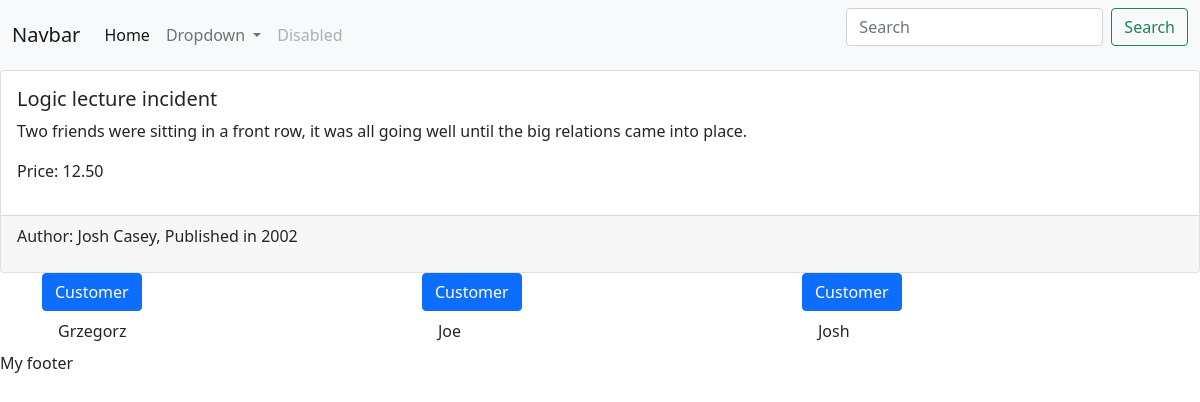
Screenshot of /books/1 with the database file from the repository.
### library/models.py (models this page shows)
class Book(models.Model):
    id = models.AutoField(primary_key=True)
    year = models.IntegerField()
    author = models.TextField()
    price = models.DecimalField(max_digits=5, decimal_places=2)
    title = models.TextField()
    synopsis = models.TextField()
    genre = models.CharField(default = "Comedy", max_length= 15)

class Borrow(models.Model):
    id = models.AutoField(primary_key=True)
    cust = models.ForeignKey(Customer, on_delete=models.CASCADE)
    books = models.ForeignKey(Book, on_delete=models.CASCADE)
    due_date = models.DateField()
    is_returned = models.BooleanField(default=False)

class Customer(models.Model):
    id = models.AutoField(primary_key=True)
    name = models.CharField(max_length=20, default="dn")

### library/views.py (the view)
# urls.py: path('books/<int:bookid>', view_single_book, name="single_book"),
def view_single_book(request, bookid):
    single_book = get_object_or_404(Book, id=bookid)
    customers = Borrow.objects.filter(books=single_book)
    return render(request, 'single_book.html', {'customers':customers, 'book':single_book})

### library/templates/single_book.html (shortened to what this page needs)
{% extends 'base.html' %}
{% block content %}
    <div class="card-group">
            <div class="card" style="width: 18rem;">
                <div class="card-body">
                  <h5 class="card-title">{{book.title}}</h5>
                  <p>{{book.synopsis}}</p>
                  <p>Price: {{book.price}}</p>
                </div>
                <div class="card-footer">
                    <p>Author: {{book.author}}, Published in {{book.year}}</p>
                </div>
            </div>
      </div>
      <div class="container">
        <div class="row justify-content-start">
        {% for customer in customers %}
          <div class="col-4">
            <a class="btn btn-primary" href="{% url 'single_customer' customer.cust.id %}" role="button">Customer</a>
            <ul class="list-group list-group-flush">
              <li class="list-group-item">{{customer.cust.name}}</li>
            </ul>
            </div>
        {% endfor %}
        </div>
      </div>
{% endblock %}

### rows the page displays
Book: title "Logic lecture incident", synopsis "Two friends were sitting in a front row, it was all going well until the big relations came into place.", price "12.50", author "Josh Casey", year "2002"
Borrow: cust.name "Grzegorz"
Borrow: cust.name "Joe"
Borrow: cust.name "Josh"
